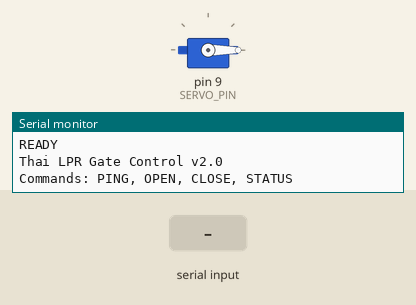
Simulated run of this sketch. Board: Arduino Uno, built with avr-gcc and run on an emulated ATmega328P. Shown: servo, the last lines printed to the serial monitor. The inputs (shaded band) are chosen by the test bench.

Above: at 1.8 s.
1.9 s: "OPEN\n" received over Serial
At 2.7 s:
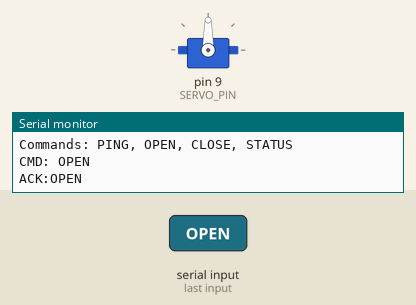
4.9 s: "PING\n" received over Serial
6.4 s: "CLOSE\n" received over Serial
Timing chart, 0 to 9.4 s (numbered marks = the images above; inputs shaded):
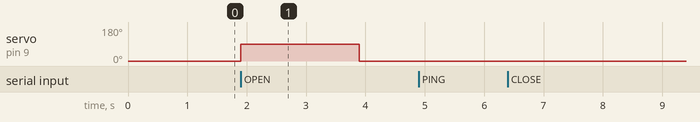

Measured:
- after the input at 1.9 s, servo on pin 9 (SERVO_PIN): 0° → 90° at once, → 0° 2.0 s later

The sketch:

gate_control_wifi.ino
```cpp
#include <Servo.h>

// ===== Configuration =====
const int SERVO_PIN = 9;           // Servo signal pin
const int OPEN_ANGLE = 90;         // Gate open position (degrees)
const int CLOSE_ANGLE = 0;         // Gate closed position (degrees)
const unsigned long HOLD_MS = 2000; // Time to keep gate open (ms)

// ===== Global Variables =====
Servo gate;
String serialBuffer = "";
bool gateIsOpen = false;
unsigned long gateOpenedAt = 0;

// ===== Setup =====
void setup() {
  // Initialize servo
  gate.attach(SERVO_PIN);
  gate.write(CLOSE_ANGLE);
  delay(600);

  // Initialize serial
  Serial.begin(115200);
  Serial.println("READY");
  Serial.println("Thai LPR Gate Control v2.0");
  Serial.println("Commands: PING, OPEN, CLOSE, STATUS");
}

// ===== Main Loop =====
void loop() {
  // Handle serial commands
  handleSerialCommands();

  // Auto-close gate after HOLD_MS
  if (gateIsOpen && (millis() - gateOpenedAt >= HOLD_MS)) {
    closeGate();
  }
}

// ===== Command Handlers =====
void handleSerialCommands() {
  while (Serial.available()) {
    char c = Serial.read();

    if (c == '\n' || c == '\r') {
      if (serialBuffer.length() > 0) {
        processCommand(serialBuffer);
        serialBuffer = "";
      }
    } else {
      serialBuffer += c;
    }
  }
}

void processCommand(String cmd) {
  cmd.trim();
  cmd.toUpperCase();

  Serial.print("CMD: ");
  Serial.println(cmd);

  if (cmd == "PING") {
    Serial.println("PONG");
  }
  else if (cmd == "OPEN") {
    openGate();
  }
  else if (cmd == "CLOSE") {
    closeGate();
  }
  else if (cmd == "STATUS") {
    printStatus();
  }
  else if (cmd.startsWith("OPEN:")) {
    // Extract plate text: OPEN:ABC1234
    String plateText = cmd.substring(5);
    openGate(plateText);
  }
  else {
    Serial.print("UNKNOWN: ");
    Serial.println(cmd);
  }
}

// ===== Gate Control Functions =====
void openGate() {
  openGate("");
}

void openGate(String plateText) {
  if (!gateIsOpen) {
    gate.write(OPEN_ANGLE);
    gateIsOpen = true;
    gateOpenedAt = millis();

    Serial.print("ACK:OPEN");
    if (plateText.length() > 0) {
      Serial.print(":");
      Serial.print(plateText);
    }
    Serial.println();
  }
}

void closeGate() {
  if (gateIsOpen) {
    gate.write(CLOSE_ANGLE);
    gateIsOpen = false;
    Serial.println("ACK:CLOSE");
  }
}

void printStatus() {
  Serial.print("STATUS:");
  Serial.print(gateIsOpen ? "OPEN" : "CLOSED");
  Serial.print("|ANGLE:");
  Serial.print(gateIsOpen ? OPEN_ANGLE : CLOSE_ANGLE);
  Serial.print("|UPTIME:");
  Serial.print(millis() / 1000);
  Serial.println("s");
}

/*
 * ===== USAGE EXAMPLES =====
 *
 * Serial Commands:
 * - PING           -> Response: PONG
 * - OPEN           -> Opens gate for HOLD_MS, Response: ACK:OPEN
 * - OPEN:กว1234    -> Opens gate with plate text, Response: ACK:OPEN:กว1234
 * - CLOSE          -> Closes gate immediately, Response: ACK:CLOSE
 * - STATUS         -> Response: STATUS:OPEN|ANGLE:90|UPTIME:123s
 *
 * Hardware Setup:
 * - Servo Signal -> Pin 9
 * - Servo VCC    -> 5V (external power recommended for multiple servos)
 * - Servo GND    -> GND (common ground with Arduino)
 *
 * Testing:
 * 1. Upload this code to Arduino
 * 2. Open Serial Monitor (115200 baud, Newline)
 * 3. Send "PING" -> Should respond "PONG"
 * 4. Send "OPEN" -> Servo should move to 90°, then auto-close after 2 seconds
 *
 * Integration with Python/FastAPI:
 * - Use pyserial to send commands over USB
 * - Example: ser.write(b'OPEN\n')
 */
```
